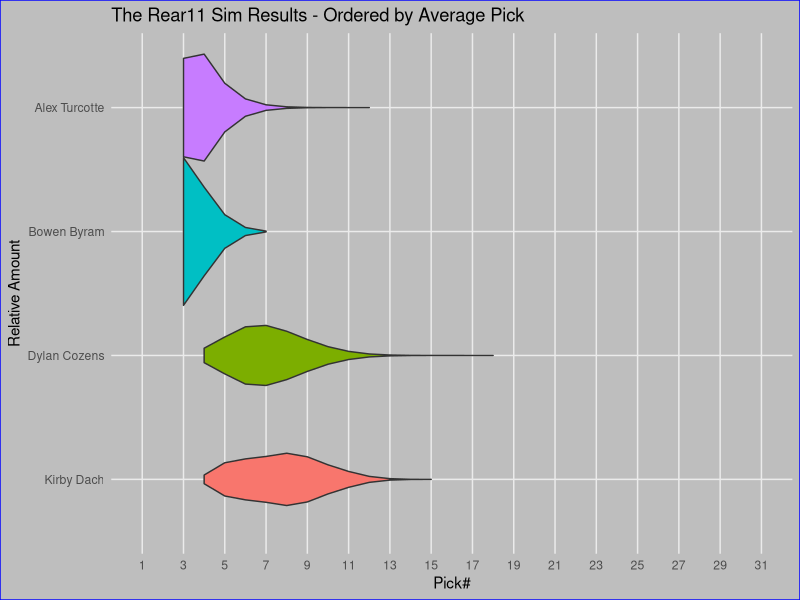
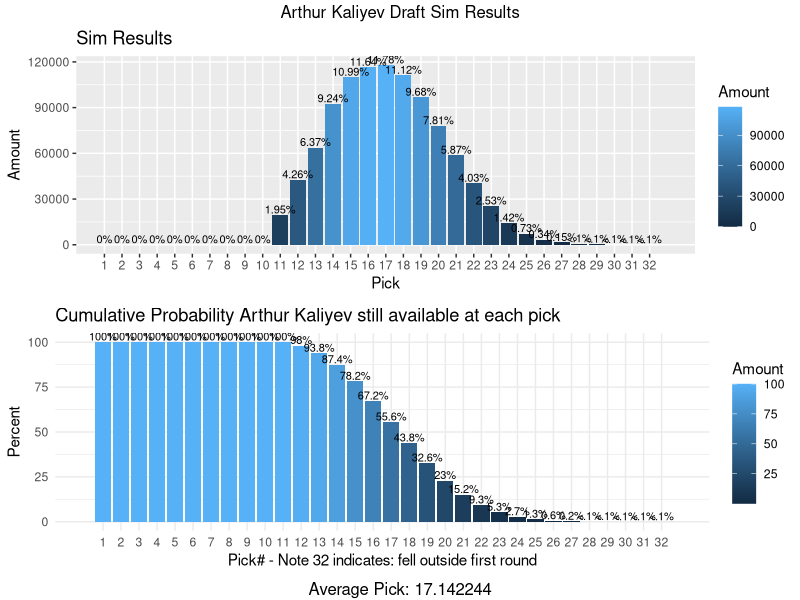
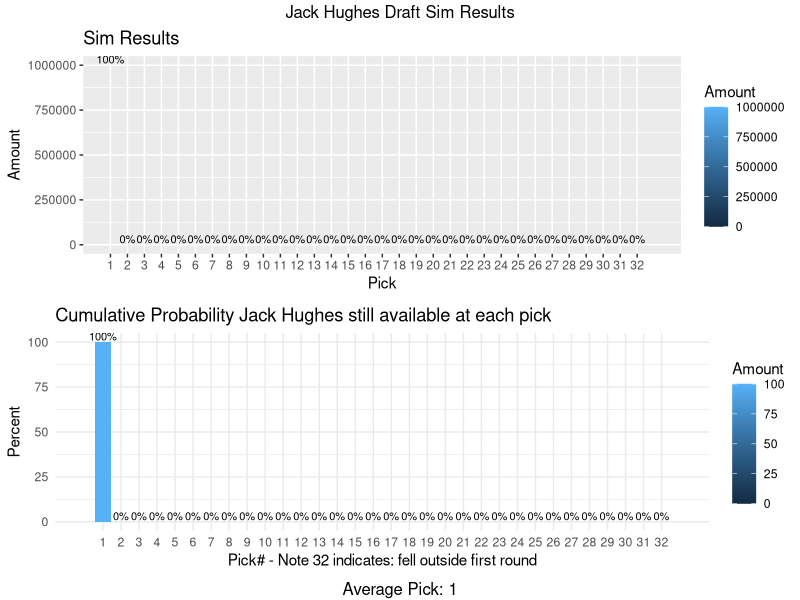
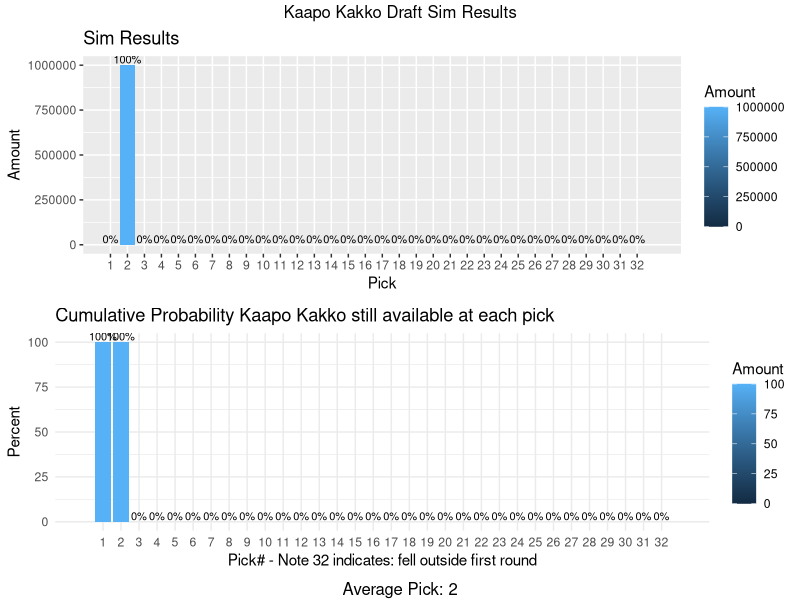
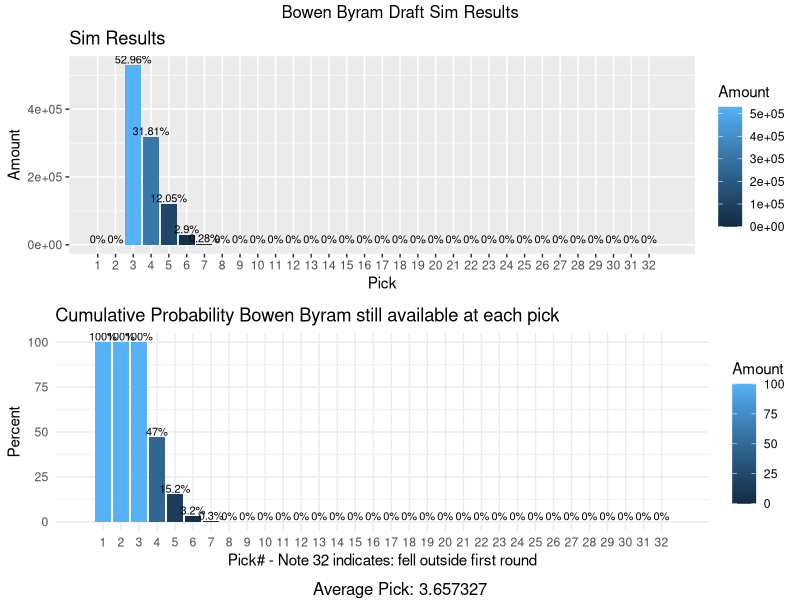
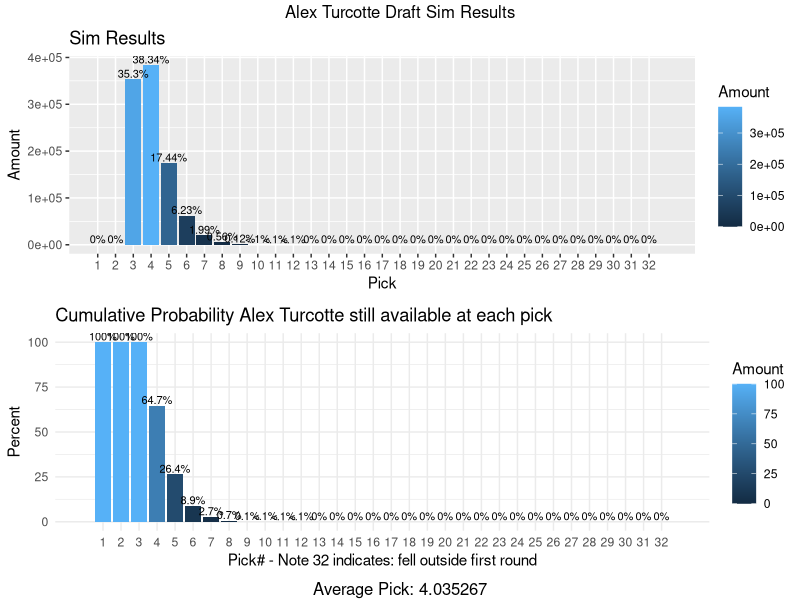
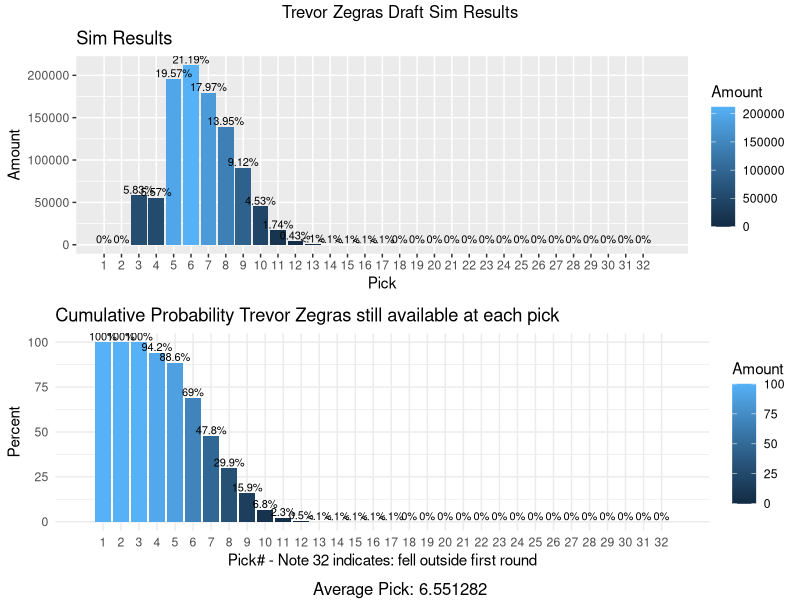
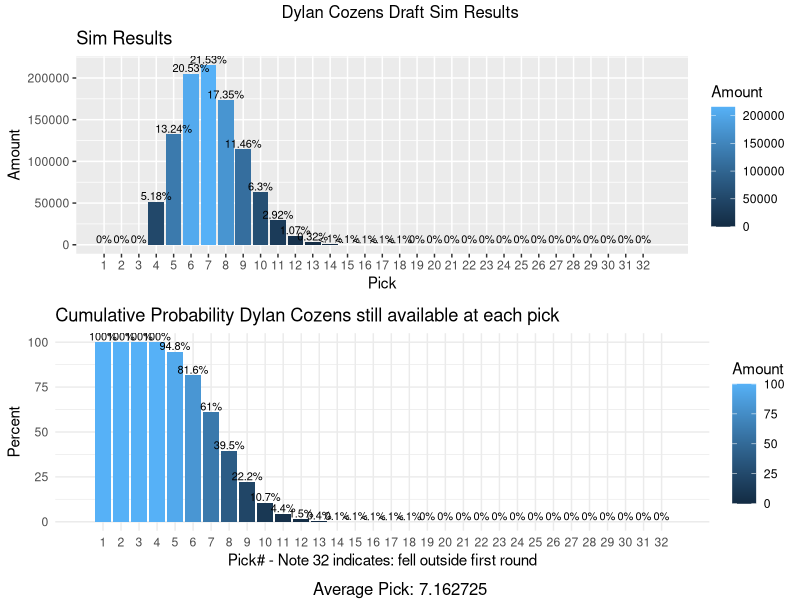

R code for these plots, in order: (Note: this script raises an error after producing the figures.)
#install.packages("reshape")
library(reshape) #gotta get that lib
library(tidyverse)
library(dplyr)
library(stringr)
library(forcats)
library(lubridate)


#read the data
mdata <- read_csv("SimResultsRaw.csv")
cdata <- read_csv("SimResultsCumul.csv")
avg <- read_csv("SimResultsAvg.csv")

#convert to tidy data
mdata2 <- mdata %>% 
  gather(`1`,`2`,`3`,`4`,`5`,`6`,`7`,`8`,`9`,`10`,`11`,`12`,`13`,`14`,`15`,`16`,`17`,`18`,`19`,
         `20`,`21`,`22`,`23`,`24`,`25`,`26`,`27`,`28`,`29`,`30`,`31`,`32`,key = 'Pick',value='Amount')%>%
  mutate(Pick = as.integer(Pick))

#convert to tidy data
cdata2 <- cdata %>% 
  gather(`1`,`2`,`3`,`4`,`5`,`6`,`7`,`8`,`9`,`10`,`11`,`12`,`13`,`14`,`15`,`16`,`17`,`18`,`19`,
         `20`,`21`,`22`,`23`,`24`,`25`,`26`,`27`,`28`,`29`,`30`,`31`,`32`,key = 'Pick',value='Amount')%>%
  mutate(Pick = as.integer(Pick))

#----violin plot a bunch of players-----
poi = c("Alex Turcotte","Bowen Byram","Dylan Cozens","Kirby Dach")
sdata <- mdata2 %>%
  filter(Player %in% poi) %>%
  filter(Amount>0)
sdata$Player <- factor(sdata$Player, levels = rev(poi)) #This puts it in reverse order of POI
ggplot(data=sdata,aes(x=Player,y=Pick,fill=Player))+
  geom_violin(stat = "identity", aes(violinwidth = Amount/400000))+
  theme_minimal()+
  #scale_y_continuous("Pick#", labels = as.character(sdata$Pick), breaks = sdata$Pick)+
  #scale_y_continuous(breaks = round(seq(min(sdata$Pick), 31, by = 2),1),minor_breaks=NULL,limits=c(1,31))+
  scale_y_continuous(breaks = round(seq(1, 31, by = 2),1),minor_breaks=NULL,limits=c(1,31))+
  coord_flip()+
  labs(y="Pick#",x="Relative Amount",
       title = "The Rear11 Sim Results - Ordered by Average Pick")+
  theme(plot.background = element_rect(fill='gray', colour='blue'))+ #makes the background of the whole thing gray
  guides(fill=FALSE)#gets rid of color legend

#------graph player n------
playerName = 'Arthur Kaliyev'
a1 <- avg %>%
  filter(Player==playerName)

avgRank = a1[[2]][1]

g0 <- ggplot(data=subset(mdata2,Player==playerName),aes(x=Pick,y=Amount,fill=Amount))+
  geom_bar(stat="identity")+
  geom_text(aes(label=ifelse(Amount>1000|Amount==0,str_c(as.character(round(Amount/10000,2)),'%'),"<.1%")), vjust=-.2, color="black", size=2.8)+
  scale_x_continuous(breaks = round(seq(1, 32, by = 1),1),minor_breaks=NULL,limits=c(1,33))+
  labs(y="Amount",
       title = "Sim Results")

g1 <- ggplot(data=subset(cdata2,Player==playerName),aes(x=Pick,y=Amount,fill=Amount))+
  geom_bar(stat="identity")+
  geom_text(aes(label=ifelse(Amount>=.1|Amount==0,str_c(as.character(round(Amount,1)),'%'),"<.1%")), vjust=-.2, color="black", size=2.8)+
  scale_x_continuous(breaks = round(seq(1, 32, by = 1),1),minor_breaks=NULL,limits=c(0,33))+
  labs(y="Percent", x="Pick# - Note 32 indicates: fell outside first round",
       title = str_c("Cumulative Probability ",playerName," still available at each pick"))+
  theme_minimal()

#combine sickass graphs
#on one plot:
p1 <- gridExtra::grid.arrange(g0,g1,
                              top = str_c(playerName," Draft Sim Results"),
                              bottom = str_c('Average Pick: ',as.character(avgRank)),
                              nrow = 2)

ggsave(str_c(playerName,'.png'),p1,"png",width = 30, height = 20, units = "cm",dpi=300)



#----#iterate through list of players and save graphs------
namelist <- c(cdata$Player)
for(playerName in namelist){
  a1 <- avg %>%
    filter(Player==playerName)
  
  avgRank = a1[[2]][1]
  
  g0 <- ggplot(data=subset(mdata2,Player==playerName),aes(x=Pick,y=Amount,fill=Amount))+
    geom_bar(stat="identity")+
    geom_text(aes(label=ifelse(Amount>1000|Amount==0,str_c(as.character(round(Amount/10000,2)),'%'),"<.1%")), vjust=-.2, color="black", size=2.8)+
    scale_x_continuous(breaks = round(seq(1, 32, by = 1),1),minor_breaks=NULL,limits=c(1,33))+
    labs(y="Amount",
         title = "Sim Results")
  
  g1 <- ggplot(data=subset(cdata2,Player==playerName),aes(x=Pick,y=Amount,fill=Amount))+
    geom_bar(stat="identity")+
    geom_text(aes(label=ifelse(Amount>=.1|Amount==0,str_c(as.character(round(Amount,1)),'%'),"<.1%")), vjust=-.2, color="black", size=2.8)+
    scale_x_continuous(breaks = round(seq(1, 32, by = 1),1),minor_breaks=NULL,limits=c(0,33))+
    labs(y="Percent", x="Pick# - Note 32 indicates: fell outside first round",
         title = str_c("Cumulative Probability ",playerName," still available at each pick"))+
    theme_minimal()
  
  #combine sickass graphs
  #on one plot:
  p1 <- gridExtra::grid.arrange(g0,g1,
                                top = str_c(playerName," Draft Sim Results"),
                                bottom = str_c('Average Pick: ',as.character(avgRank)),
                                nrow = 2)
  
  ggsave(str_c(playerName,'.png'),p1,"png",width = 30, height = 20, units = "cm",dpi=300)
}
